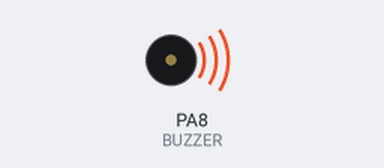
Simulated run of this sketch. Board: STM32 Blue Pill. Parts: buzzer (waves = sounding, pin HIGH).

Above: at 0.5 s.
Timing chart, 0 to 4.6 s (numbered marks = the images above):
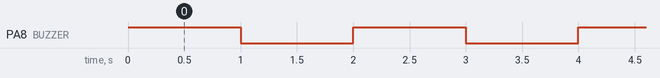

Measured:
- by itself, PA8 (BUZZER): alternates HIGH for 1.0 s and LOW for 1.0 s

The sketch:

BUZZER.ino
```cpp
#define BUZZER PA8

// the setup function runs once when you press reset or power the board
void setup()
{
  // initialize digital pin BUZZER as an output.
  pinMode(BUZZER, OUTPUT);
}

// the loop function runs over and over again forever
void loop() {
  digitalWrite(BUZZER, HIGH);   // turn the BUZZER on (HIGH is the voltage level)
  delay(1000);                       // wait for a second
  digitalWrite(BUZZER, LOW);    // turn the BUZZER off by making the voltage LOW
  delay(1000);                       // wait for a second
}
```
